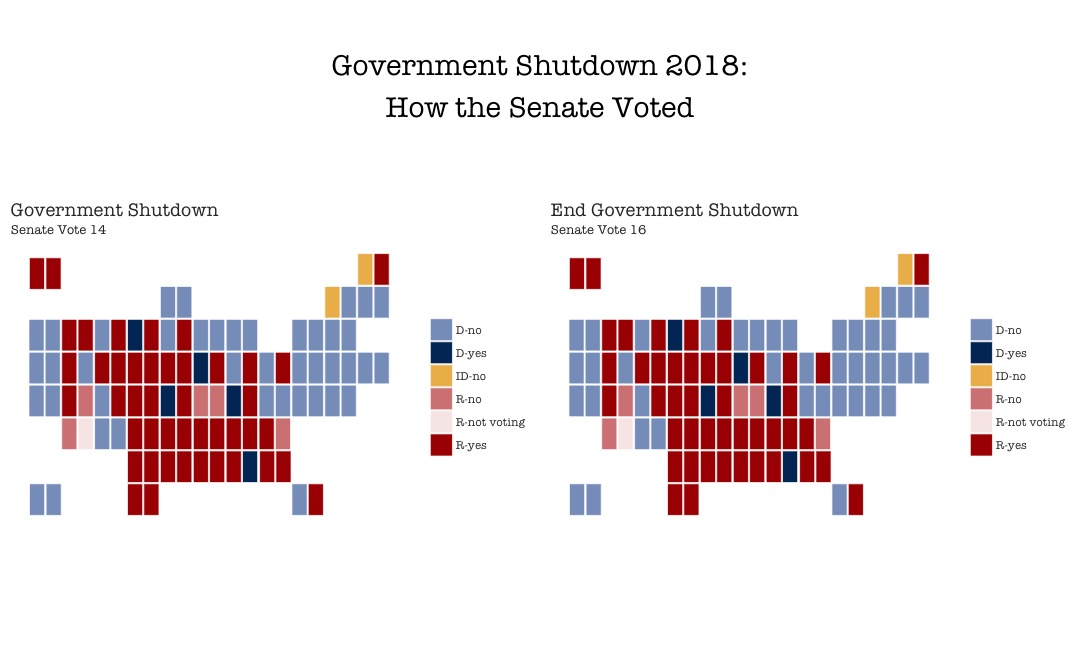

Write the R code that produced this figure.
library(voteogram)
library(ggplot2)
library(gridExtra)
library(ggpubr)

# get vote of the 115th Congress in Session 2 (2018)
# get field values: https://www.govtrack.us/congress/votes

shutdown <- roll_call(critter = "senate", 
                      number = 115,
                      session = 2L,
                      rcall = 14) 

end_shutdown <- roll_call(critter = "senate",
                          number = 115,
                          session = 2L,
                          rcall = 16)

# inspect
str(shutdown, max.level = 1)

# map how the senate voted for the shutdown
sr_14 <- senate_carto(shutdown) + 
  coord_equal() +
  theme_voteogram() + 
  labs(title = "Government Shutdown", 
       subtitle = "Senate Vote 14") +
  theme(text = element_text(family = 'American Typewriter', color = '#333333'),
        plot.title = element_text(size = 14))

sr_16 <- senate_carto(shutdown) + 
  coord_equal() +
  theme_voteogram() + 
  labs(title = "End Government Shutdown", 
       subtitle = "Senate Vote 16") + 
  theme(text = element_text(family = 'American Typewriter', color = '#333333'),
        plot.title = element_text(size = 14))

figure <- grid.arrange(sr_14, sr_16, ncol = 2)

annotate_figure(figure, 
                top = text_grob("Government Shutdown 2018:\nHow the Senate Voted",
                                family = "American Typewriter",
                                size = 22,
                                vjust = 1.3))
